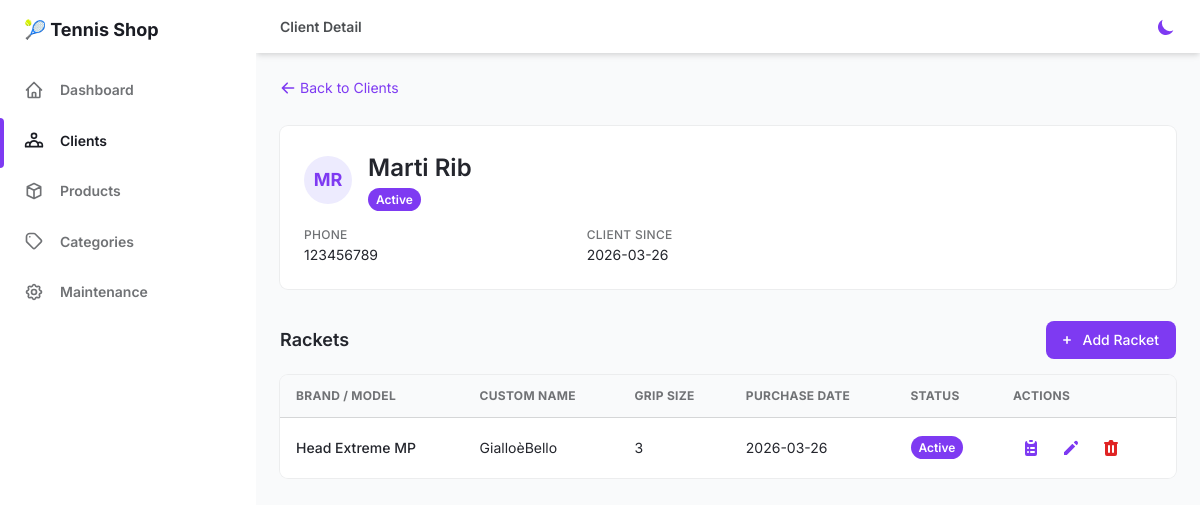
The app's page /clients/12cab287-2092-4426-89e5-dd1628606714, older data.
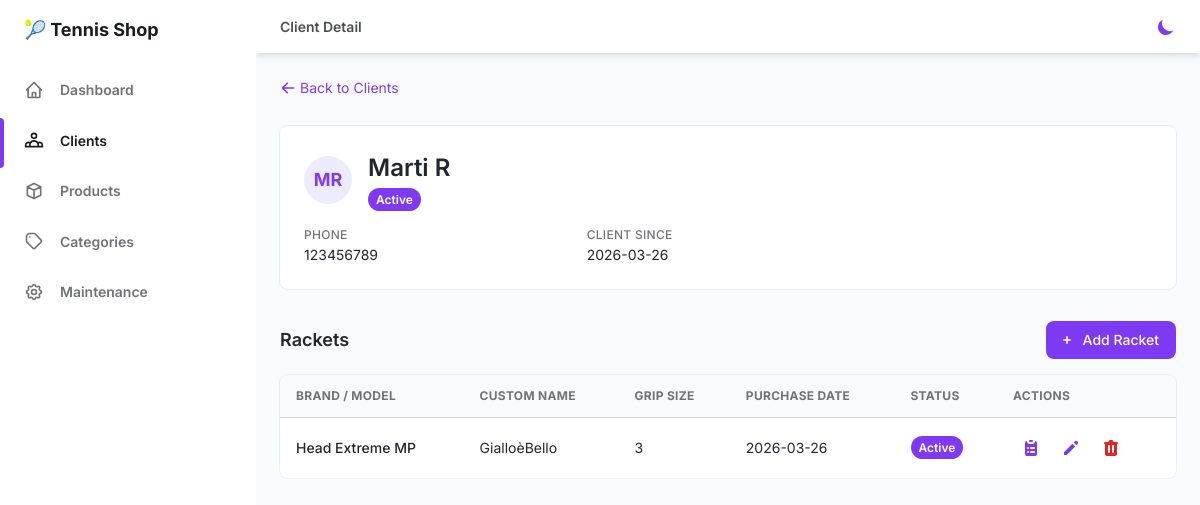
The same page, newer data.
### app/models/client.py (models this page shows, shortened)
class Client(Base):
    __tablename__ = "clients"
    id = Column(String(36), primary_key=True, default=lambda: str(uuid.uuid4()), index=True)
    first_name = Column(String, nullable=False, index=True)
    last_name = Column(String, nullable=False, index=True)
    email = Column(String, unique=True, nullable=True, index=True)
    phone_number = Column(String, nullable=False, index=True)
    date_of_birth = Column(Date, nullable=True)
    address_line1 = Column(String, nullable=True)
    address_line2 = Column(String, nullable=True)
    city = Column(String, nullable=True)
    postal_code = Column(String, nullable=True)
    country = Column(String, nullable=True)
    notes = Column(String, nullable=True)  # Special preferences or notes
    is_active = Column(Boolean, default=True, nullable=False)
    created_at = Column(DateTime, default=datetime.utcnow, nullable=False)
    updated_at = Column(DateTime, default=datetime.utcnow, onupdate=datetime.utcnow, nullable=False)
    rackets = relationship("ClientRacket", back_populates="client", cascade="all, delete-orphan")

### app/routers/views.py (the view)
@router.get("/clients/{client_id}")
async def client_detail(client_id: str, request: Request, db: AsyncSession = Depends(get_db)):
    client = (await db.execute(
        select(Client).where(Client.id == client_id)
    )).scalar_one_or_none()
    if not client:
        raise HTTPException(status_code=404, detail="Client not found")
    rackets = (await db.execute(
        select(ClientRacket).where(ClientRacket.client_id == client_id).order_by(ClientRacket.brand)
    )).scalars().all()
    all_products = (await db.execute(
        select(Product).where(Product.is_active == True).order_by(Product.brand, Product.name)
    )).scalars().all()
    all_products_divided_by_category = {}
    for p in all_products:
        if p.category_id not in all_products_divided_by_category:
            all_products_divided_by_category[p.category_id] = []
        all_products_divided_by_category[p.category_id].append(p)
    all_categories = (await db.execute(select(ProductCategory))).scalars().all()
    strings_category_ids = {c.id for c in all_categories if "string" in c.name.lower()}
    base_grips_category_ids = {c.id for c in all_categories if "grip" in c.name.lower() and "over" not in c.name.lower()}
    overgrips_category_ids = {c.id for c in all_categories if "overgrip" in c.name.lower()}
    strings_for_dropdown = [
        {"id": p.id, "label": f"{p.brand} — {p.name}"}
        for p in all_products if p.category_id in strings_category_ids
    ]
    base_grips_for_dropdown = [
        {"id": p.id, "label": f"{p.brand} — {p.name}"}
        for p in all_products if p.category_id in base_grips_category_ids
    ]
    overgrips_for_dropdown = [
        {"id": p.id, "label": f"{p.brand} — {p.name}"}
        for p in all_products if p.category_id in overgrips_category_ids
    ]
    return templates.TemplateResponse(request, "pages/client_detail.html", {
        "active_page": "clients",
        "client": {
            "id": client.id,
            "first_name": client.first_name,
            "last_name": client.last_name,
            "email": client.email,
            "phone_number": client.phone_number,
            "date_of_birth": client.date_of_birth.isoformat() if client.date_of_birth else None,
            "address_line1": client.address_line1,
            "address_line2": client.address_line2,
            "city": client.city,
            "postal_code": client.postal_code,
            "country": client.country,
            "notes": client.notes,
            "is_active": client.is_active,
            "created_at": client.created_at.strftime("%Y-%m-%d") if client.created_at else "-",
        },
        "rackets": [
            {
                "id": r.id,
                "brand": r.brand,
                "model": r.model,
                "grip_size": r.grip_size,
                "custom_name": r.custom_name,
                "purchase_date": r.purchase_date.isoformat() if r.purchase_date else None,
                "notes": r.notes,
                "is_active": r.is_active,
            }
            for r in rackets
        ],
        "strings_for_dropdown": strings_for_dropdown,
        "base_grips_for_dropdown": base_grips_for_dropdown,
        "overgrips_for_dropdown": overgrips_for_dropdown,
    })

### app/templates/pages/client_detail.html (shortened to what the changed rows need)
{% extends "layout.html" %}
{% from "macros/crud.html" import modal_wrapper, delete_confirm, add_button, form_input, form_textarea, form_checkbox, modal_buttons, form_select, toast %}
{% block content %}
<div class="p-6 mb-8 bg-white rounded-lg shadow-xs dark:bg-gray-800">
  <div class="flex items-center justify-between mb-4">
    <div class="flex items-center">
      <div class="w-12 h-12 mr-4 rounded-full bg-purple-100 dark:bg-purple-500 flex items-center justify-center">
        <span class="text-purple-600 dark:text-purple-100 font-bold text-lg">
          {{ (client.first_name[0] or '') | upper }}{{ (client.last_name[0] or '') | upper }}
        </span>
      </div>
      <div>
        <h2 class="text-2xl font-semibold text-gray-700 dark:text-gray-200">
          {{ client.first_name }} {{ client.last_name }}
        </h2>
        <span class="px-2 py-1 text-xs font-semibold rounded-full
          {% if client.is_active %}text-white bg-purple-600{% else %}text-gray-600 bg-gray-200 dark:bg-gray-700 dark:text-gray-400{% endif %}">
          {{ 'Active' if client.is_active else 'Inactive' }}
        </span>
      </div>
    </div>
  </div>
  <div class="grid grid-cols-2 gap-x-8 gap-y-3 text-sm md:grid-cols-3">
    {% if client.phone_number %}
    <div>
      <p class="text-xs font-medium text-gray-500 dark:text-gray-400 uppercase tracking-wide">Phone</p>
      <p class="text-gray-700 dark:text-gray-300">{{ client.phone_number }}</p>
    </div>
    {% endif %}
    <div>
      <p class="text-xs font-medium text-gray-500 dark:text-gray-400 uppercase tracking-wide">Client Since</p>
      <p class="text-gray-700 dark:text-gray-300">{{ client.created_at }}</p>
    </div>
  </div>
</div>
<div x-data="racketPageData()">
  <div class="w-full overflow-hidden rounded-lg shadow-xs mb-8">
    <div class="w-full overflow-x-auto">
      <table class="w-full whitespace-no-wrap">
        <thead>
          <tr class="text-xs font-semibold tracking-wide text-left text-gray-500 uppercase border-b dark:border-gray-700 bg-gray-50 dark:text-gray-400 dark:bg-gray-800">
            <th class="px-4 py-3">Brand / Model</th>
            <th class="px-4 py-3">Custom Name</th>
            <th class="px-4 py-3">Grip Size</th>
            <th class="px-4 py-3">Purchase Date</th>
            <th class="px-4 py-3">Status</th>
            <th class="px-4 py-3">Actions</th>
          </tr>
        </thead>
      </table>
    </div>
  </div>
</div>
{% endblock %}

Row changes from the older to the newer data that the page shows:
changed Client "Marti": last_name "Rib" → "R"
